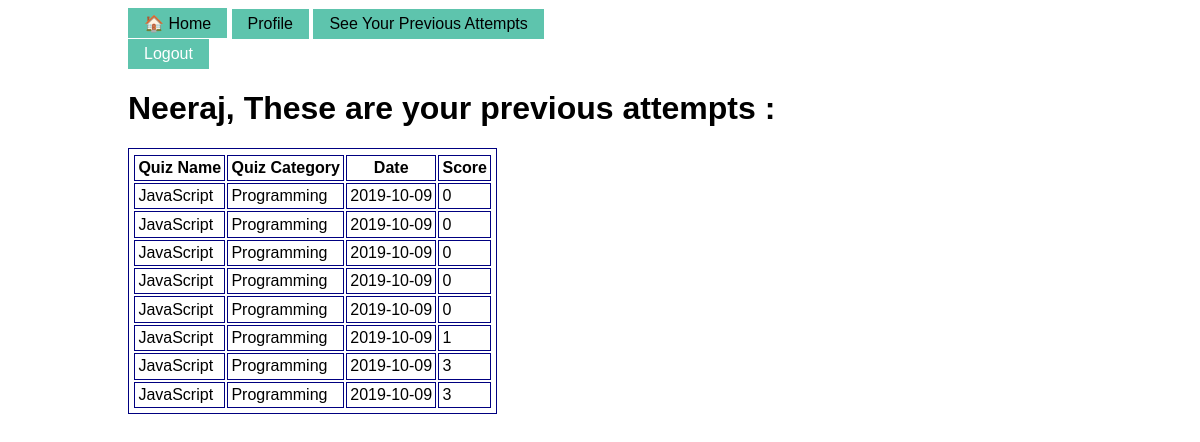
/examsystem/attempts.php (signed in), run on the app's committed database.
### tables this page shows
CREATE TABLE `attempts` (
  `uid` varchar(255) NOT NULL,
  `quizid` int(10) NOT NULL,
  `attemptid` int(10) NOT NULL,
  `score` int(2) NOT NULL,
  `date` date NOT NULL DEFAULT current_timestamp()
);

CREATE TABLE `quizs` (
  `quizid` int(10) NOT NULL,
  `quizname` varchar(255) NOT NULL,
  `categoryid` int(10) NOT NULL
);

CREATE TABLE `categories` (
  `categoryid` int(10) NOT NULL,
  `categoryname` varchar(255) NOT NULL
);

### examsystem/attempts.php (the view, shortened to what this page needs)
<?php
require('database.php');
if (!isset($_SESSION['email'])) {
    header('location:index.php');
}
else {
    $uid = $_SESSION['email'];
    $querygetattempts = 'SELECT * FROM attempts WHERE uid = :uid';
    $statement = $db->prepare($querygetattempts);
    $statement->bindValue(':uid', $uid);
    $statement->execute();
    $attempts = $statement->fetchAll();
?>
<!DOCTYPE html>
<html lang="en">
<head>
  <link rel="stylesheet" href="main.css">
</head>
<body>
<main>
        <button class = "stylebutton">
            <a href="./landingpage.php"><span>&#x1F3E0;</span> Home</a>
        </button>
        <button class = "stylebutton">
            <a href="./userprofile.php">Profile</a>
        </button>
        <button class = "stylebutton">
            <a href="./attempts.php">See Your Previous Attempts</a>
        </button>
        <form action="./index.php" method="post">
        <button type="submit" class = "stylebutton" name="logout">
            Logout
        </button>
        <h1> <?php
        echo $_SESSION['First_name'];
        ?>, These are your previous attempts :</h1>
        <table>
            <tr>
                <th>Quiz Name</th>
                <th>Quiz Category</th>
                <th>Date</th>
                <th class="right">Score</th>
            </tr>
            <?php foreach ($attempts as $attempt) :
                $quizidofattempt = $attempt['quizid'];
                $querygetquiznamefromattempt = 'SELECT * FROM quizs WHERE quizid = :quizidofattempt';
                $statement = $db->prepare($querygetquiznamefromattempt);
                $statement->bindValue(':quizidofattempt', $quizidofattempt);
                $statement->execute();
                $quiznamefromattempt = $statement->fetch();
                $categoryidfromattempt = $quiznamefromattempt['categoryid'];
                $querygetcategoryidfromattempt = 'SELECT * FROM categories WHERE categoryid = :categoryidfromattempt';
                $statement = $db->prepare($querygetcategoryidfromattempt);
                $statement->bindValue(':categoryidfromattempt', $categoryidfromattempt);
                $statement->execute();
                $categorynamefromattempt = $statement->fetch();
                ?>
            <tr>
                <td><?php echo $quiznamefromattempt['quizname']; ?></td>
                <td><?php echo $categorynamefromattempt['categoryname']; ?></td>
                <td><?php echo $attempt['date']; ?></td>
                <td class="right"><?php echo $attempt['score']; ?></td>
            </tr>
            <?php endforeach; ?>
        </table>
    </main>
</body>
</html>
<?php
}
?>

### examsystem/main.css (style rules this page uses)
body { position: absolute; left: 10%; right: 10%; min-width: 820px; font-family: Arial, Helvetica, sans-serif; }
.stylebutton { background:rgba(26, 171, 138, 0.7); color:#fff; border:none; position:relative; height:30px; font-size:1em; padding:0 1em; cursor:pointer; transition:800ms ease all; outline:none; }
.stylebutton:before,button:after { content:''; position: absolute; top:0; right:0; height:2px; width:0; background: rgba(26, 171, 138, 1);; transition:400ms ease all; }
.stylebutton:after { right:inherit; top:inherit; left:0; bottom:0; }
a { text-decoration: none; color: black; }
table, th, td { padding: 0.2em; border: 1px solid navy; }

### data on the page
attempts: quizid.quizname "JavaScript", categories.categoryname "Programming", date "2019-10-09", score "0"
attempts: quizid.quizname "JavaScript", categories.categoryname "Programming", date "2019-10-09", score "0"
attempts: quizid.quizname "JavaScript", categories.categoryname "Programming", date "2019-10-09", score "0"
attempts: quizid.quizname "JavaScript", categories.categoryname "Programming", date "2019-10-09", score "0"
attempts: quizid.quizname "JavaScript", categories.categoryname "Programming", date "2019-10-09", score "0"
attempts: quizid.quizname "JavaScript", categories.categoryname "Programming", date "2019-10-09", score "1"
attempts: quizid.quizname "JavaScript", categories.categoryname "Programming", date "2019-10-09", score "3"
attempts: quizid.quizname "JavaScript", categories.categoryname "Programming", date "2019-10-09", score "3"

### other printed values
$_SESSION['First_name'] "Neeraj"
